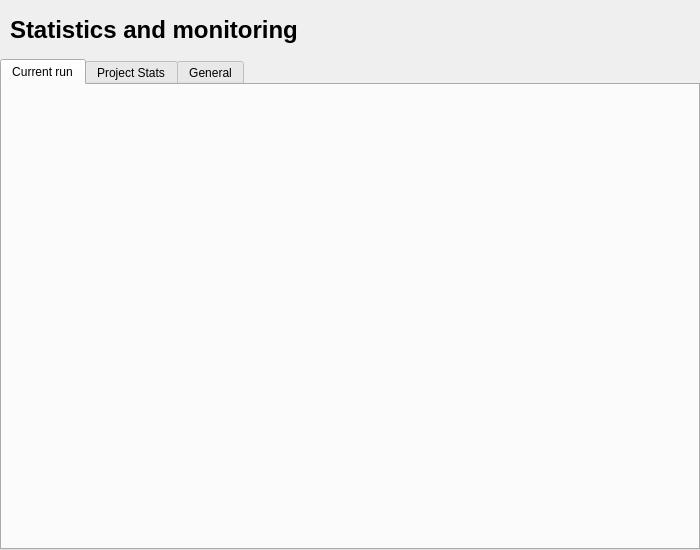
<?xml version="1.0" encoding="UTF-8"?>
<ui version="4.0">
 <class>Dialog</class>
 <widget class="QDialog" name="Dialog">
  <property name="geometry">
   <rect>
    <x>0</x>
    <y>0</y>
    <width>700</width>
    <height>550</height>
   </rect>
  </property>
  <property name="windowTitle">
   <string>Dialog</string>
  </property>
  <widget class="QTabWidget" name="tabWidget">
   <property name="geometry">
    <rect>
     <x>0</x>
     <y>59</y>
     <width>700</width>
     <height>491</height>
    </rect>
   </property>
   <property name="currentIndex">
    <number>0</number>
   </property>
   <widget class="QWidget" name="run">
    <attribute name="title">
     <string>Current run</string>
    </attribute>
   </widget>
   <widget class="QWidget" name="project">
    <attribute name="title">
     <string>Project Stats</string>
    </attribute>
   </widget>
   <widget class="QWidget" name="aggregates">
    <attribute name="title">
     <string>General</string>
    </attribute>
   </widget>
  </widget>
  <widget class="QLabel" name="title">
   <property name="geometry">
    <rect>
     <x>10</x>
     <y>10</y>
     <width>291</width>
     <height>41</height>
    </rect>
   </property>
   <property name="text">
    <string>&lt;html&gt;&lt;head/&gt;&lt;body&gt;&lt;p&gt;&lt;span style=&quot; font-size:18pt; font-weight:600;&quot;&gt;Statistics and monitoring&lt;/span&gt;&lt;/p&gt;&lt;/body&gt;&lt;/html&gt;</string>
   </property>
   <property name="indent">
    <number>-2</number>
   </property>
  </widget>
 </widget>
 <resources/>
 <connections/>
</ui>
